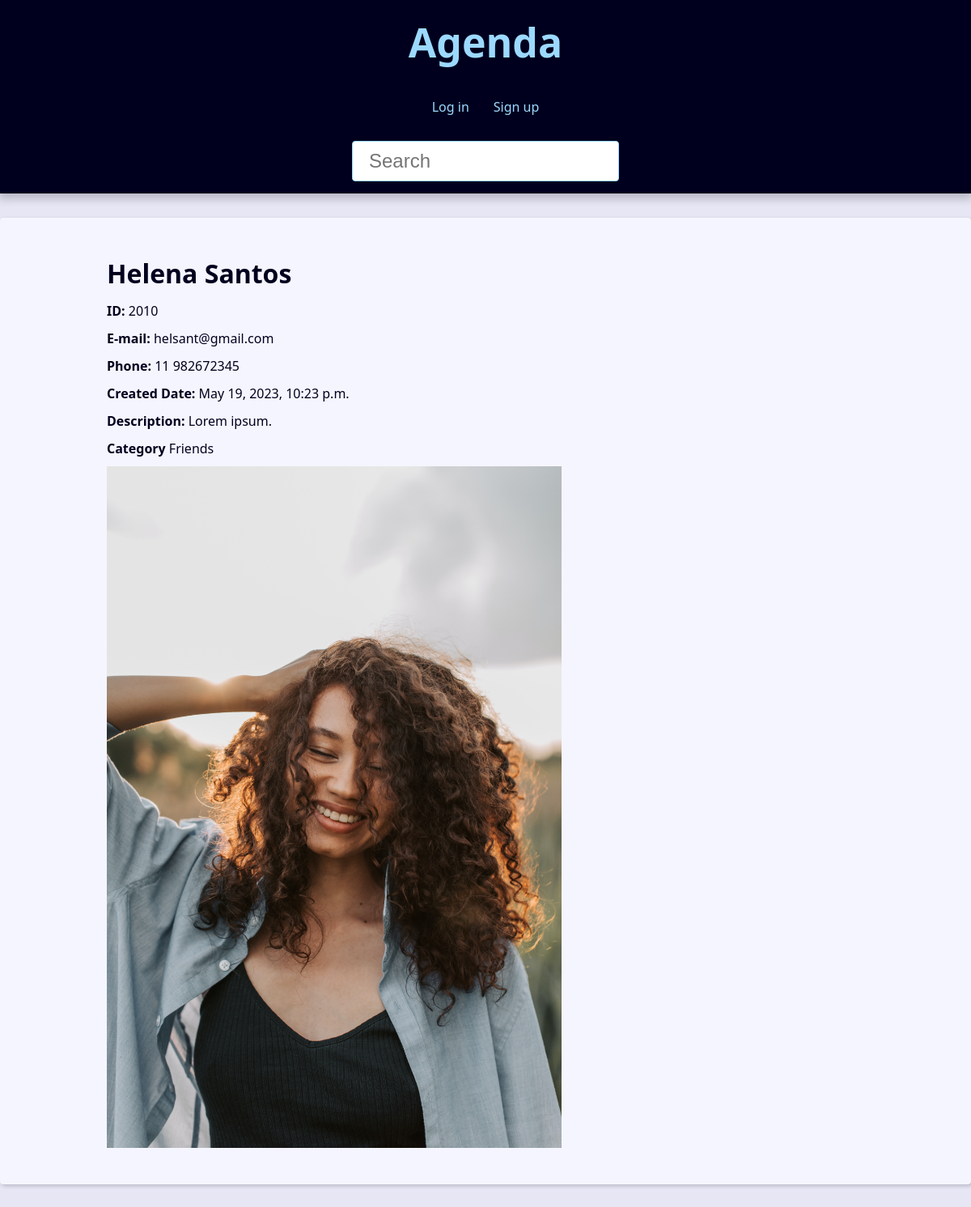
The app's page /contact/2010/ with its own data.
### contact/models.py (models this page shows, shortened)
class Contact(models.Model):
    first_name = models.CharField(max_length=50)
    last_name = models.CharField(max_length=50, blank=True)
    phone = models.CharField(max_length=50)
    email = models.EmailField(max_length=254)
    created_date = models.DateTimeField(default=timezone.now)
    description = models.TextField(blank=True, help_text='Optional')
    show = models.BooleanField(default=True)
    picture = models.ImageField(blank=True, upload_to='pictures/%Y/%m/')
    category = models.ForeignKey(
        Category, on_delete=models.SET_NULL, blank=True, null=True,
        help_text='Optional'
    )
    owner = models.ForeignKey(
        User, on_delete=models.SET_NULL, blank=True, null=True
    )

class Category(models.Model):
    class Meta:
        verbose_name = 'Category'
        verbose_name_plural = 'Categories'
    name = models.CharField(max_length=50)

### contact/views/contact_views.py (the view)
# urls.py: path('contact/<int:contact_id>/', views.contact, name='contact'),
def contact(request, contact_id):
    single_contact = get_object_or_404(Contact, pk=contact_id, show=True)
    site_title = f'{single_contact.first_name} {single_contact.last_name } - '
    context = {'contact': single_contact, 'site_title': site_title, }
    return render(request, 'contact/contact.html', context)

### contact/templates/contact/contact.html (shortened to what this page needs)
{% extends 'global/base.html' %}
{% block content %}
  <div class="single-contact">
    <h1 class="single-contact-name">
      {{ contact.first_name }} {{ contact.last_name }}
    </h1>
    <p><b>ID:</b> {{ contact.id }} </p>
    <p><b>E-mail:</b> {{ contact.email }} </p>
    <p><b>Phone:</b> {{ contact.phone }} </p>
    <p><b>Created Date:</b> {{ contact.created_date }} </p>
    <p><b>Description:</b> {{ contact.description }}</p>
    <p><b>Category</b> {{ contact.category.name }} </p>
    {% if contact.picture %}
      <p>
        <img src="{{ contact.picture.url}}" alt="{{ contact.first_name }} {{ contact.last_name }}">
      </p>
    {% endif %}
    </div>
{% endblock content %}

### base_static/global/css/style.css (style rules this page uses)
:root { --link-dark-color: rgb(0, 83, 134); --link-light-color: rgb(156, 217, 255); --clr-black: rgb(0, 0, 30); --clr-light-gray: rgb(230, 230, 245); --clr-white: rgb(245, 245, 255); --clr-dark-shadow-5: rgba(0, 0, 10, 5%); --clr-dark-shadow-10: rgba(0, 0, 10, 10%); --clr-dark-shadow-20: rgba(0, 0, 10, 20%); --clr-light-shadow-10: rgba(200, 200, 255, 10%); --small-font-size: 1.6rem; --smaller-font-size: 1.4rem; --smallest-font-size: 1.2rem; --medium-font-size: 2.4rem; --biggest-font-size: 5rem; --table-min-width: 60rem; --main-page-width: 120rem; --spacing: 1.5rem; --default-border-radius: 4px; --transition-fast: 300ms; }
*, *::before, *::after { margin: 0; padding: 0; box-sizing: border-box; }
html { font-size: 62.5%; }
body { font-family: system-ui, -apple-system, BlinkMacSystemFont, 'Segoe UI', Roboto, Oxygen, Ubuntu, Cantarell, 'Open Sans', 'Helvetica Neue', sans-serif; line-height: 1.5; font-size: var(--small-font-size); color: var(--clr-black); -webkit-font-smoothing: antialiased; background: var(--clr-light-gray); }
img, svg { display: block; max-width: 60%; }
.single-contact p { margin: 1rem 0; }
.single-contact h1 { margin: 1rem 0; }
@media (min-width: 600px) { .single-contact { max-width: 80%; margin: calc(var(--spacing) * 2) auto; } }

### records on screen
Contact: first_name "Helena", last_name "Santos", id "2010", email "helsant@gmail.com", phone "11 982672345", created_date "May 19, 2023, 10:23 p.m.", description "Lorem ipsum.", category.name "Friends", picture (picture)
